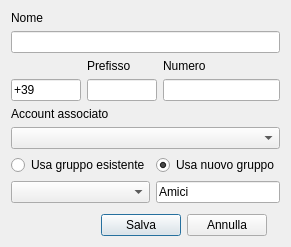
<?xml version="1.0" encoding="UTF-8"?>
<ui version="4.0">
 <class>AggiungiContatto</class>
 <widget class="QDialog" name="AggiungiContatto">
  <property name="geometry">
   <rect>
    <x>0</x>
    <y>0</y>
    <width>288</width>
    <height>247</height>
   </rect>
  </property>
  <property name="windowTitle">
   <string>Aggiungi contatto</string>
  </property>
  <layout class="QVBoxLayout" name="verticalLayout">
   <item>
    <layout class="QGridLayout" name="gridLayout">
     <item row="1" column="0">
      <widget class="QLineEdit" name="nome"/>
     </item>
     <item row="0" column="0">
      <widget class="QLabel" name="label">
       <property name="text">
        <string>Nome</string>
       </property>
      </widget>
     </item>
     <item row="4" column="0">
      <widget class="QComboBox" name="comboaccount">
       <property name="insertPolicy">
        <enum>QComboBox::InsertAlphabetically</enum>
       </property>
      </widget>
     </item>
     <item row="3" column="0">
      <widget class="QLabel" name="label_3">
       <property name="text">
        <string>Account associato</string>
       </property>
      </widget>
     </item>
     <item row="2" column="0">
      <layout class="QGridLayout" name="gridLayout_3">
       <item row="1" column="0">
        <widget class="QLineEdit" name="intPref">
         <property name="maximumSize">
          <size>
           <width>70</width>
           <height>16777215</height>
          </size>
         </property>
         <property name="text">
          <string>+39</string>
         </property>
        </widget>
       </item>
       <item row="1" column="1">
        <widget class="QLineEdit" name="pref">
         <property name="sizePolicy">
          <sizepolicy hsizetype="Minimum" vsizetype="Fixed">
           <horstretch>0</horstretch>
           <verstretch>0</verstretch>
          </sizepolicy>
         </property>
         <property name="minimumSize">
          <size>
           <width>40</width>
           <height>0</height>
          </size>
         </property>
         <property name="maximumSize">
          <size>
           <width>70</width>
           <height>16777215</height>
          </size>
         </property>
        </widget>
       </item>
       <item row="1" column="2">
        <widget class="QLineEdit" name="num"/>
       </item>
       <item row="0" column="0">
        <widget class="QLabel" name="label_4">
         <property name="text">
          <string/>
         </property>
        </widget>
       </item>
       <item row="0" column="1">
        <widget class="QLabel" name="label_5">
         <property name="sizePolicy">
          <sizepolicy hsizetype="Minimum" vsizetype="Preferred">
           <horstretch>0</horstretch>
           <verstretch>0</verstretch>
          </sizepolicy>
         </property>
         <property name="text">
          <string>Prefisso</string>
         </property>
        </widget>
       </item>
       <item row="0" column="2">
        <widget class="QLabel" name="label_6">
         <property name="text">
          <string>Numero</string>
         </property>
        </widget>
       </item>
      </layout>
     </item>
     <item row="5" column="0">
      <layout class="QGridLayout" name="gridLayout_2">
       <item row="0" column="0">
        <widget class="QRadioButton" name="radioEsistente">
         <property name="text">
          <string>Usa gruppo esistente</string>
         </property>
         <property name="checked">
          <bool>false</bool>
         </property>
        </widget>
       </item>
       <item row="1" column="0">
        <widget class="QComboBox" name="ComboGruppo"/>
       </item>
       <item row="1" column="1">
        <widget class="QLineEdit" name="nuovogruppo">
         <property name="text">
          <string>Amici</string>
         </property>
        </widget>
       </item>
       <item row="0" column="1">
        <widget class="QRadioButton" name="radioNuovo">
         <property name="text">
          <string>Usa nuovo gruppo</string>
         </property>
         <property name="checked">
          <bool>true</bool>
         </property>
        </widget>
       </item>
      </layout>
     </item>
    </layout>
   </item>
   <item>
    <spacer name="verticalSpacer">
     <property name="orientation">
      <enum>Qt::Vertical</enum>
     </property>
     <property name="sizeHint" stdset="0">
      <size>
       <width>20</width>
       <height>40</height>
      </size>
     </property>
    </spacer>
   </item>
   <item>
    <layout class="QHBoxLayout" name="horizontalLayout">
     <item>
      <spacer name="horizontalSpacer">
       <property name="orientation">
        <enum>Qt::Horizontal</enum>
       </property>
       <property name="sizeHint" stdset="0">
        <size>
         <width>40</width>
         <height>20</height>
        </size>
       </property>
      </spacer>
     </item>
     <item>
      <widget class="QPushButton" name="salva">
       <property name="sizePolicy">
        <sizepolicy hsizetype="Minimum" vsizetype="Minimum">
         <horstretch>0</horstretch>
         <verstretch>0</verstretch>
        </sizepolicy>
       </property>
       <property name="text">
        <string>Salva</string>
       </property>
       <property name="icon">
        <iconset resource="resources.qrc">
         <normaloff>:/resource/salva.png</normaloff>:/resource/salva.png</iconset>
       </property>
       <property name="iconSize">
        <size>
         <width>16</width>
         <height>16</height>
        </size>
       </property>
      </widget>
     </item>
     <item>
      <widget class="QPushButton" name="annulla">
       <property name="sizePolicy">
        <sizepolicy hsizetype="Minimum" vsizetype="Minimum">
         <horstretch>0</horstretch>
         <verstretch>0</verstretch>
        </sizepolicy>
       </property>
       <property name="text">
        <string>Annulla</string>
       </property>
       <property name="icon">
        <iconset resource="resources.qrc">
         <normaloff>:/resource/rimuovi.png</normaloff>:/resource/rimuovi.png</iconset>
       </property>
       <property name="iconSize">
        <size>
         <width>16</width>
         <height>16</height>
        </size>
       </property>
       <property name="autoDefault">
        <bool>false</bool>
       </property>
      </widget>
     </item>
     <item>
      <widget class="QLabel" name="labelSpin">
       <property name="sizePolicy">
        <sizepolicy hsizetype="Fixed" vsizetype="Fixed">
         <horstretch>0</horstretch>
         <verstretch>0</verstretch>
        </sizepolicy>
       </property>
       <property name="maximumSize">
        <size>
         <width>16</width>
         <height>16</height>
        </size>
       </property>
       <property name="text">
        <string/>
       </property>
      </widget>
     </item>
    </layout>
   </item>
  </layout>
 </widget>
 <tabstops>
  <tabstop>nome</tabstop>
  <tabstop>intPref</tabstop>
  <tabstop>pref</tabstop>
  <tabstop>num</tabstop>
  <tabstop>comboaccount</tabstop>
  <tabstop>radioEsistente</tabstop>
  <tabstop>radioNuovo</tabstop>
  <tabstop>ComboGruppo</tabstop>
  <tabstop>nuovogruppo</tabstop>
  <tabstop>salva</tabstop>
  <tabstop>annulla</tabstop>
 </tabstops>
 <resources>
  <include location="resources.qrc"/>
 </resources>
 <connections/>
</ui>
